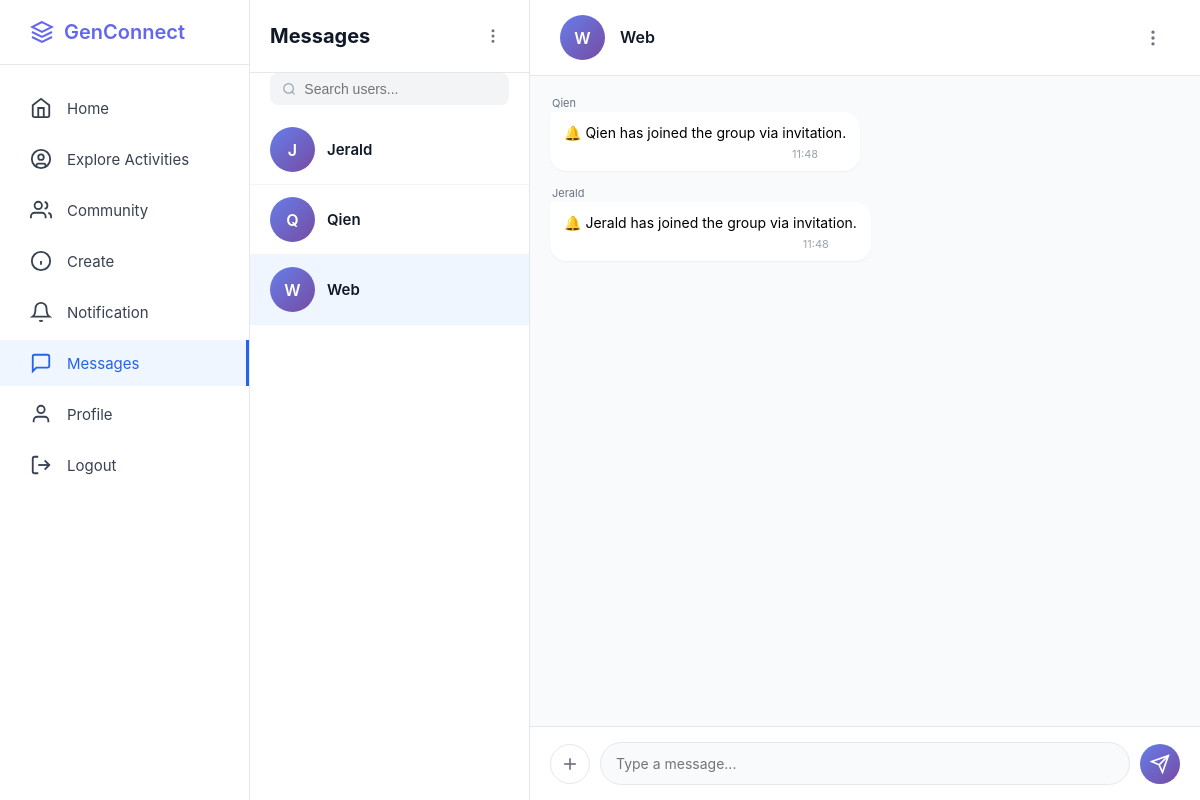
The page /messages/1?is_group=true (signed in) on the database as committed earlier.
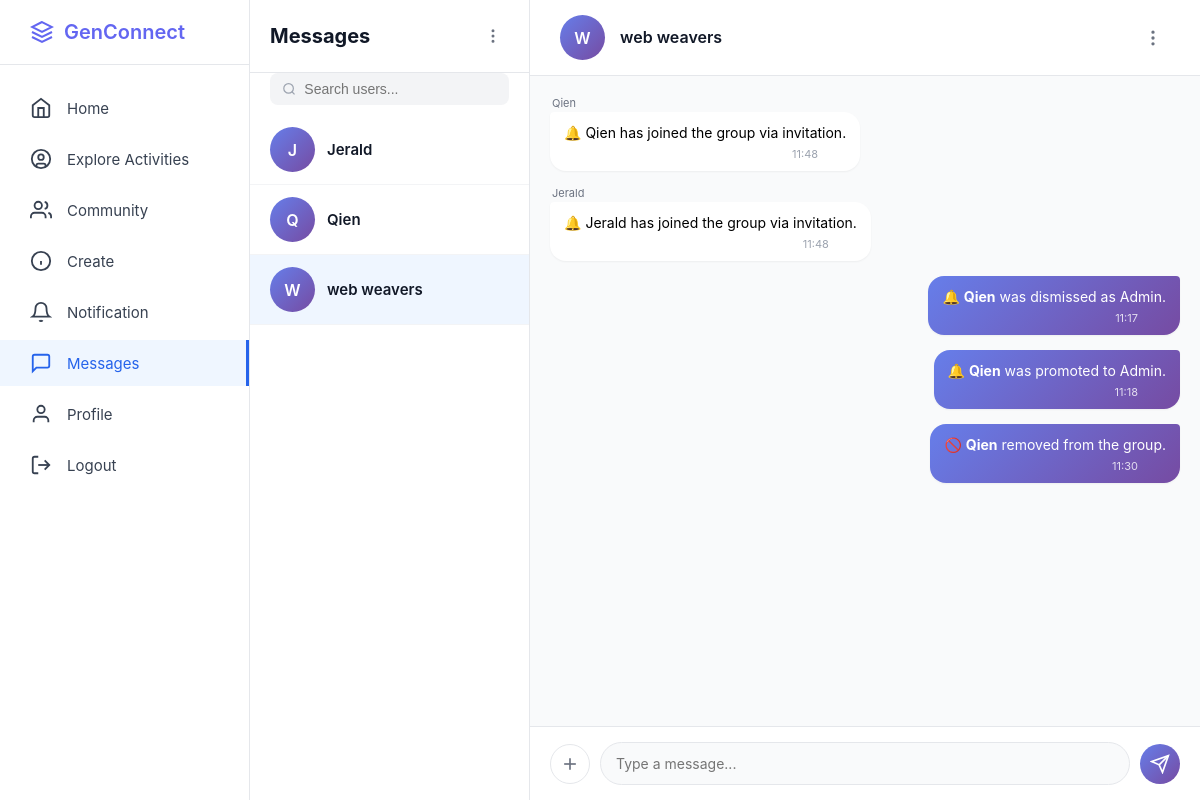
The same page on the database as committed later.
### app.py (models this page shows, shortened)
class User(db.Model):
    __tablename__ = 'users'
    id = db.Column(db.Integer, primary_key=True)
    username = db.Column(db.String(80), unique=True, nullable=False)
    email = db.Column(db.String(120), unique=True, nullable=False)
    fullname = db.Column(db.String(100), nullable=True)
    password_hash = db.Column(db.String(255), nullable=False)
    bio = db.Column(db.Text, nullable=True)
    interests = db.Column(db.String(255), nullable=True)
    profile_picture = db.Column(db.String(255), default='default.jpg')
    banner_image = db.Column(db.String(255), default='default_banner.jpg')
    member_type = db.Column(db.String(50), default='Youth Member')
    created_at = db.Column(db.DateTime, default=datetime.utcnow)
    posts = db.relationship('Post', backref='author', lazy=True, cascade='all, delete-orphan')
    comments = db.relationship('Comment', backref='author', lazy=True, cascade='all, delete-orphan')
    likes = db.relationship('Like', backref='user', lazy=True, cascade='all, delete-orphan')
    community_memberships = db.relationship('CommunityMember', backref='user', lazy=True, cascade='all, delete-orphan')
    sent_messages = db.relationship('Message', foreign_keys='Message.sender_id', backref='sender', lazy='dynamic', cascade='all, delete-orphan')
    received_messages = db.relationship('Message', foreign_keys='Message.receiver_id', backref='receiver', lazy='dynamic', cascade='all, delete-orphan')
    contacts_initiated = db.relationship('Contact', foreign_keys='Contact.user_id', backref='user', lazy='dynamic', cascade='all, delete-orphan')
    contacts_received = db.relationship('Contact', foreign_keys='Contact.contact_user_id', backref='contact_user', lazy='dynamic', cascade='all, delete-orphan')
    followers = db.relationship('Follow', foreign_keys='Follow.followed_id', backref='followed_user', lazy='dynamic', cascade='all, delete-orphan')
    following = db.relationship('Follow', foreign_keys='Follow.follower_id', backref='follower_user', lazy='dynamic', cascade='all, delete-orphan')
    def get_contacts(self):
        contacts = Contact.query.filter(or_(and_(Contact.user_id == self.id, Contact.status == 'accepted'), and_(Contact.contact_user_id == self.id, Contact.status == 'accepted'))).all()
        contact_users = []
        for contact in contacts:
            if contact.user_id == self.id: contact_users.append(contact.contact_user)
            else: contact_users.append(contact.user)
        return contact_users

class Community(db.Model):
    __tablename__ = 'communities'
    id = db.Column(db.Integer, primary_key=True)
    name = db.Column(db.String(100), nullable=False)
    description = db.Column(db.Text, nullable=True)
    image_url = db.Column(db.String(255), nullable=True)
    creator_id = db.Column(db.Integer, db.ForeignKey('users.id'), nullable=False)
    created_at = db.Column(db.DateTime, default=datetime.utcnow)
    memberships = db.relationship('CommunityMember', backref='community', lazy=True, cascade='all, delete-orphan')
    def get_member_count(self):
        return CommunityMember.query.filter_by(community_id=self.id).count()

class Message(db.Model):
    __tablename__ = 'messages'
    id = db.Column(db.Integer, primary_key=True)
    sender_id = db.Column(db.Integer, db.ForeignKey('users.id'), nullable=False)
    receiver_id = db.Column(db.Integer, db.ForeignKey('users.id'), nullable=True)
    community_id = db.Column(db.Integer, db.ForeignKey('communities.id'), nullable=True)
    content = db.Column(db.Text, nullable=False)
    file_path = db.Column(db.String(255), nullable=True)
    is_read = db.Column(db.Boolean, default=False)
    created_at = db.Column(db.DateTime, default=datetime.utcnow)
    updated_at = db.Column(db.DateTime, default=datetime.utcnow, onupdate=datetime.utcnow)

### app.py (the view)
@app.route('/messages/<int:target_id>')
def message_thread(target_id):
    if 'user_id' not in session: return redirect(url_for('login'))
    current_user = User.query.get(session['user_id'])
    if not current_user: return redirect(url_for('login'))
    contacts = current_user.get_contacts()
    groups = Community.query.join(CommunityMember).filter(CommunityMember.user_id == current_user.id).all()
    conversations = []
    for c in contacts: conversations.append({'id': c.id, 'name': c.username, 'contact': c, 'is_group': False})
    for g in groups: conversations.append({'id': g.id, 'name': g.name, 'group': g, 'is_group': True})
    is_group = request.args.get('is_group') == 'true'
    member_count = 0
    group_members_data = [] # New list to hold user + admin status
    current_user_is_admin = False # Flag to pass to template
    if is_group:
        contact = Community.query.get_or_404(target_id)
        member_count = contact.get_member_count()
        messages = Message.query.filter_by(community_id=target_id).order_by(Message.created_at.asc()).all()
        memberships = CommunityMember.query.filter_by(community_id=target_id).all()
        for m in memberships:
            user = User.query.get(m.user_id)
            if user:
                is_admin = m.is_admin
                if user.id == current_user.id and is_admin:
                    current_user_is_admin = True
                group_members_data.append({
                    'user': user,
                    'is_admin': is_admin,
                    'id': user.id,
                    'username': user.username
                })
    else:
        contact = User.query.get_or_404(target_id)
        messages = Message.query.filter(or_(and_(Message.sender_id == current_user.id, Message.receiver_id == contact.id), and_(Message.sender_id == contact.id, Message.receiver_id == current_user.id))).order_by(Message.created_at.asc()).all()
    return render_template('message_thread.html',
                           contact=contact,
                           messages=messages,
                           conversations=conversations,
                           contacts=contacts,
                           current_user=current_user,
                           is_group=is_group,
                           member_count=member_count,
                           group_members=group_members_data, # Passing the detailed list
                           user_is_admin=current_user_is_admin) # Explicitly passing admin status

### templates/message_thread.html (shortened to what this page needs)
<!DOCTYPE html>
<html lang="en">
<head>
    {% set displayName = contact.username if contact.username is defined else contact.name %}
</head>
<body>
<div class="container">
    <aside class="sidebar">
        <div class="sidebar-logo">
            <a href="/" class="logo">
                <svg width="24" height="24" viewBox="0 0 24 24" fill="none" stroke="currentColor" stroke-width="2"><path d="M12 2L2 7l10 5 10-5-10-5z"/><path d="M2 17l10 5 10-5"/><path d="M2 12l10 5 10-5"/></svg><span>GenConnect</span>
            </a>
        </div>
        <ul class="sidebar-nav">
            <li><a href="/home"><svg width="22" height="22" viewBox="0 0 24 24" fill="none" stroke="currentColor" stroke-width="2"><path d="m3 9 9-7 9 7v11a2 2 0 0 1-2 2H5a2 2 0 0 1-2-2z"/><polyline points="9 22 9 12 15 12 15 22"/></svg><span>Home</span></a></li>
            <li><a href="#"><svg width="22" height="22" viewBox="0 0 24 24" fill="none" stroke="currentColor" stroke-width="2"><circle cx="12" cy="12" r="10"/><circle cx="12" cy="10" r="3"/><path d="M7 20.662V19a2 2 0 0 1 2-2h6a2 2 0 0 1 2 2v1.662"/></svg><span>Explore Activities</span></a></li>
            <li><a href="#"><svg width="22" height="22" viewBox="0 0 24 24" fill="none" stroke="currentColor" stroke-width="2"><path d="M17 21v-2a4 4 0 0 0-4-4H5a4 4 0 0 0-4 4v2"/><circle cx="9" cy="7" r="4"/><path d="M23 21v-2a4 4 0 0 0-3-3.87"/><path d="M16 3.13a4 4 0 0 1 0 7.75"/></svg><span>Community</span></a></li>
            <li><a href="#"><svg width="22" height="22" viewBox="0 0 24 24" fill="none" stroke="currentColor" stroke-width="2"><circle cx="12" cy="12" r="10"/><line x1="12" y1="16" x2="12" y2="12"/><line x1="12" y1="8" x2="12.01" y2="8"/></svg><span>Create</span></a></li>
            <li><a href="/notifications"><svg width="22" height="22" viewBox="0 0 24 24" fill="none" stroke="currentColor" stroke-width="2"><path d="M18 8A6 6 0 0 0 6 8c0 7-3 9-3 9h18s-3-2-3-9"/><path d="M13.73 21a2 2 0 0 1-3.46 0"/></svg><span>Notification</span></a></li>
            <li><a href="/messages" class="active"><svg width="22" height="22" viewBox="0 0 24 24" fill="none" stroke="currentColor" stroke-width="2"><path d="M21 15a2 2 0 0 1-2 2H7l-4 4V5a2 2 0 0 1 2-2h14a2 2 0 0 1 2 2z"/></svg><span>Messages</span></a></li>
            <li><a href="/profile"><svg width="22" height="22" viewBox="0 0 24 24" fill="none" stroke="currentColor" stroke-width="2"><path d="M20 21v-2a4 4 0 0 0-4-4H8a4 4 0 0 0-4 4v2"/><circle cx="12" cy="7" r="4"/></svg><span>Profile</span></a></li>
            <li><a href="/logout"><svg width="22" height="22" viewBox="0 0 24 24" fill="none" stroke="currentColor" stroke-width="2"><path d="M9 21H5a2 2 0 0 1-2-2V5a2 2 0 0 1 2-2h4"/><polyline points="16 17 21 12 16 7"/><line x1="21" y1="12" x2="9" y2="12"/></svg><span>Logout</span></a></li>
        </ul>
    </aside>
    <div class="messages-container">
        <div class="conversations-sidebar">
            <div class="conversations-header">
                <h2>Messages</h2>
                <div class="header-icon" id="conversationMenuBtn" title="More Options" onclick="toggleDropdown('conversationMenu')"><svg width="18" height="18" viewBox="0 0 24 24" fill="none" stroke="currentColor" stroke-width="2"><circle cx="12" cy="12" r="1"/><circle cx="12" cy="5" r="1"/><circle cx="12" cy="19" r="1"/></svg></div>
            </div>
            <div style="padding: 0 20px 10px; position: relative;">
                <div style="background:#f3f4f6; padding:8px 12px; border-radius:8px; display:flex; align-items:center; gap:8px;">
                    <svg width="16" height="16" viewBox="0 0 24 24" fill="none" stroke="currentColor" stroke-width="2" style="color:#9ca3af"><circle cx="11" cy="11" r="8"/><line x1="21" y1="21" x2="16.65" y2="16.65"/></svg>
                    <input type="text" id="userSearchInput" placeholder="Search users..." style="border:none; background:transparent; outline:none; width:100%; font-size:14px;">
                </div>
            </div>
            <div class="conversations-list">
                {% if conversations %}
                    {% for conv in conversations %}
                    <a href="/messages/{{ conv.id }}?is_group={{ 'true' if conv.is_group else 'false' }}"
                       class="conversation-item {% if (is_group and conv.is_group and conv.id == contact.id) or (not is_group and not conv.is_group and conv.id == contact.id) %}active{% endif %}">
                        <div class="conversation-avatar">{{ conv.name[0].upper() }}</div>
                        <div class="conversation-name">{{ conv.name }}</div>
                    </a>
                    {% endfor %}
                {% else %}
                    <div style="padding: 20px; text-align: center; color: #9ca3af;">No conversations yet.</div>
                {% endif %}
            </div>
        </div>
        <div class="chat-area">
            <div class="chat-header">
                <div class="chat-header-info">
                    <div class="chat-avatar">{{ displayName[0].upper() }}</div>
                    <div class="chat-user-info">
                        <h3>{{ displayName }}</h3>
                    </div>
                </div>
                <div class="action-icon" id="moreOptionsBtn" title="More Options" onclick="toggleDropdown('optionsMenu')">
                    <svg width="20" height="20" viewBox="0 0 24 24" fill="none" stroke="currentColor" stroke-width="2"><circle cx="12" cy="12" r="1"/><circle cx="12" cy="5" r="1"/><circle cx="12" cy="19" r="1"/></svg>
                </div>
            </div>
            <div class="messages-area" id="messagesArea">
                {% if messages %}
                    {% for message in messages %}
                        <div class="message {% if message.sender_id == current_user.id %}sent{% endif %}" id="msg-{{ message.id }}">
                            <div class="message-content">
                                {% if is_group and message.sender_id != current_user.id %}
                                    <div style="font-size: 11px; color: #6b7280; margin-bottom: 2px; margin-left: 2px;">{{ message.sender.username }}</div>
                                {% endif %}
                                <div class="message-bubble">
                                    <div class="message-text" data-content-id="{{ message.id }}">{{ message.content | safe }}</div>
                                    <div class="message-meta">
                                        <span>{{ message.created_at.strftime('%H:%M') }}</span>
                                    </div>
                                </div>
                            </div>
                        </div>
                    {% endfor %}
                {% else %}
                    <div style="text-align: center; padding: 40px; color: #9ca3af;">No messages yet.</div>
                {% endif %}
            </div>
            <div class="message-input-area">
                <form id="messageForm" class="message-input-container" enctype="multipart/form-data">
                    <button type="button" class="attachment-button" onclick="document.getElementById('fileInput').click()">
                        <svg width="20" height="20" viewBox="0 0 24 24" fill="none" stroke="currentColor" stroke-width="2"><line x1="12" y1="5" x2="12" y2="19"/><line x1="5" y1="12" x2="19" y2="12"/></svg>
                    </button>
                    <div class="input-wrapper">
                        <textarea id="messageInput" name="content" placeholder="Type a message..." rows="1"></textarea>
                    </div>
                    <button type="submit" class="send-button" id="submitBtn">
                        <svg width="20" height="20" viewBox="0 0 24 24" fill="none" stroke="currentColor" stroke-width="2"><line x1="22" y1="2" x2="11" y2="13"/><polygon points="22 2 15 22 11 13 2 9 22 2"/></svg>
                    </button>
                </form>
            </div>
        </div>
    </div>
</div>
</body>
</html>

Rows that differ between the two databases and show on the page:
changed Community: name "Web" → "web weavers"
added Message: content "🔔 Qien was dismissed as Admin.", created_at "11:17"
added Message: content "🔔 Qien was promoted to Admin.", created_at "11:18"
added Message: content "🚫 Qien removed from the group.", created_at "11:30"
